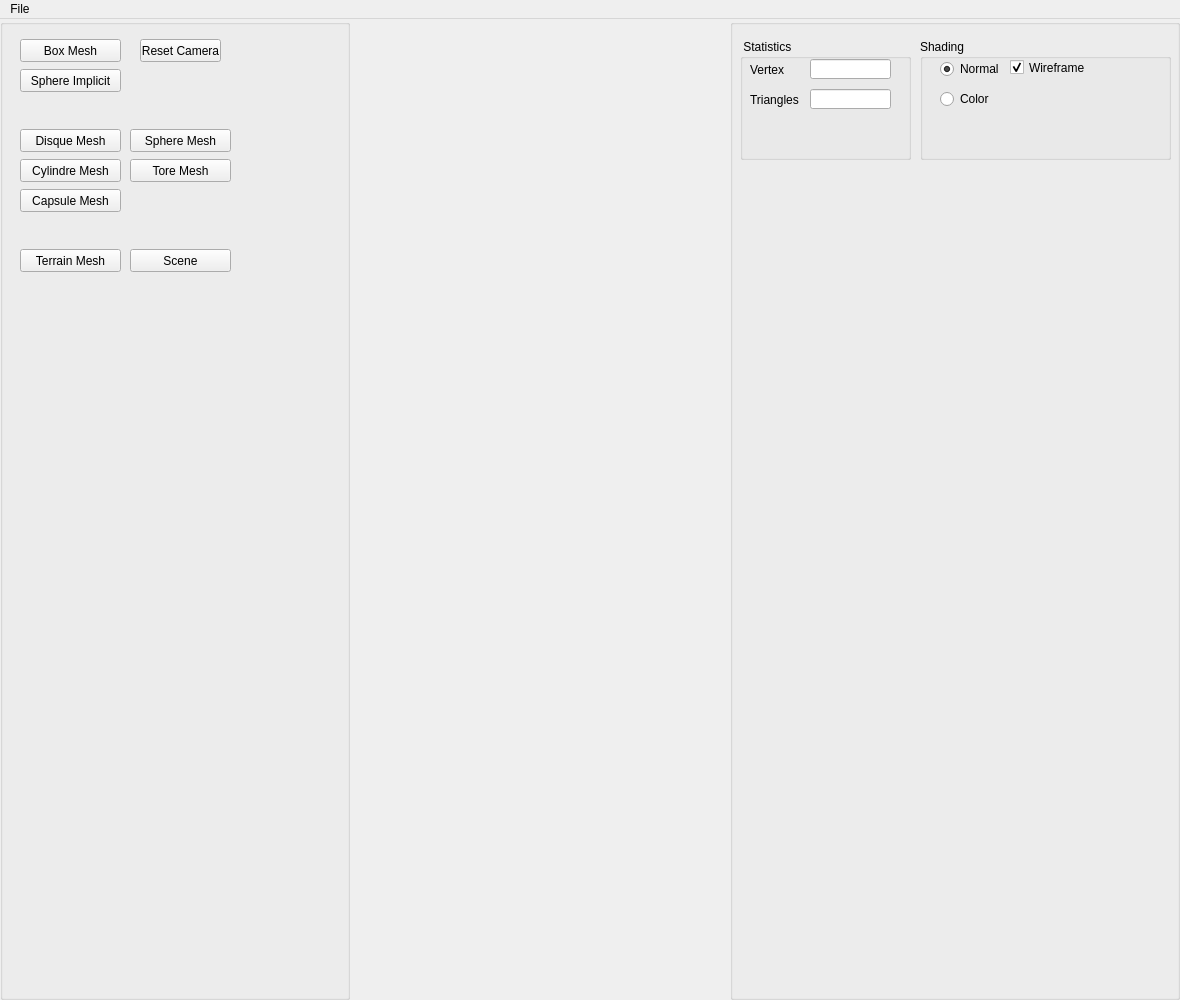
<?xml version="1.0" encoding="UTF-8"?>
<ui version="4.0">
 <class>Assets</class>
 <widget class="QMainWindow" name="Assets">
  <property name="geometry">
   <rect>
    <x>0</x>
    <y>0</y>
    <width>1180</width>
    <height>1000</height>
   </rect>
  </property>
  <property name="minimumSize">
   <size>
    <width>420</width>
    <height>300</height>
   </size>
  </property>
  <property name="windowTitle">
   <string>Implicit Terrain</string>
  </property>
  <widget class="QWidget" name="centralwidget">
   <layout class="QHBoxLayout">
    <property name="spacing">
     <number>0</number>
    </property>
    <property name="leftMargin">
     <number>0</number>
    </property>
    <property name="topMargin">
     <number>0</number>
    </property>
    <property name="rightMargin">
     <number>0</number>
    </property>
    <property name="bottomMargin">
     <number>0</number>
    </property>
    <item>
     <widget class="QGroupBox" name="Objects_groupBox">
      <property name="enabled">
       <bool>true</bool>
      </property>
      <property name="sizePolicy">
       <sizepolicy hsizetype="Fixed" vsizetype="Minimum">
        <horstretch>0</horstretch>
        <verstretch>0</verstretch>
       </sizepolicy>
      </property>
      <property name="minimumSize">
       <size>
        <width>350</width>
        <height>250</height>
       </size>
      </property>
      <property name="title">
       <string/>
      </property>
      <widget class="QPushButton" name="boxMesh">
       <property name="geometry">
        <rect>
         <x>20</x>
         <y>20</y>
         <width>101</width>
         <height>23</height>
        </rect>
       </property>
       <property name="toolTip">
        <string>&lt;!DOCTYPE HTML PUBLIC &quot;-//W3C//DTD HTML 4.0//EN&quot; &quot;http://www.w3.org/TR/REC-html40/strict.dtd&quot;&gt;
&lt;html&gt;&lt;head&gt;&lt;meta name=&quot;qrichtext&quot; content=&quot;1&quot; /&gt;&lt;style type=&quot;text/css&quot;&gt;
p, li { white-space: pre-wrap; }
&lt;/style&gt;&lt;/head&gt;&lt;body style=&quot; font-family:'MS Shell Dlg 2'; font-size:8pt; font-weight:400; font-style:normal;&quot;&gt;
&lt;p style=&quot; margin-top:0px; margin-bottom:0px; margin-left:0px; margin-right:0px; -qt-block-indent:0; text-indent:0px;&quot;&gt;&lt;span style=&quot; color:#5500ff;&quot;&gt;Callback #01&lt;/span&gt;&lt;/p&gt;
&lt;p style=&quot; margin-top:0px; margin-bottom:0px; margin-left:0px; margin-right:0px; -qt-block-indent:0; text-indent:0px;&quot;&gt;&lt;span style=&quot; font-style:italic; color:#aa00ff;&quot;&gt;Create Eurographics 1996 Bear&lt;/span&gt;&lt;/p&gt;&lt;/body&gt;&lt;/html&gt;</string>
       </property>
       <property name="text">
        <string>Box Mesh</string>
       </property>
       <property name="checkable">
        <bool>false</bool>
       </property>
      </widget>
      <widget class="QPushButton" name="resetcameraButton">
       <property name="geometry">
        <rect>
         <x>140</x>
         <y>20</y>
         <width>81</width>
         <height>23</height>
        </rect>
       </property>
       <property name="toolTip">
        <string>&lt;html&gt;&lt;head/&gt;&lt;body&gt;&lt;p&gt;&lt;span style=&quot; color:#5500ff;&quot;&gt;Callback #03&lt;/span&gt;&lt;/p&gt;&lt;p&gt;&lt;span style=&quot; font-style:italic; color:#aa00ff;&quot;&gt;Create Eurographics 1996 Bird&lt;/span&gt;&lt;/p&gt;&lt;/body&gt;&lt;/html&gt;</string>
       </property>
       <property name="text">
        <string>Reset Camera</string>
       </property>
       <property name="checkable">
        <bool>true</bool>
       </property>
       <property name="autoDefault">
        <bool>false</bool>
       </property>
       <property name="default">
        <bool>false</bool>
       </property>
       <property name="flat">
        <bool>false</bool>
       </property>
      </widget>
      <widget class="QPushButton" name="sphereImplicit">
       <property name="geometry">
        <rect>
         <x>20</x>
         <y>50</y>
         <width>101</width>
         <height>23</height>
        </rect>
       </property>
       <property name="toolTip">
        <string>&lt;!DOCTYPE HTML PUBLIC &quot;-//W3C//DTD HTML 4.0//EN&quot; &quot;http://www.w3.org/TR/REC-html40/strict.dtd&quot;&gt;
&lt;html&gt;&lt;head&gt;&lt;meta name=&quot;qrichtext&quot; content=&quot;1&quot; /&gt;&lt;style type=&quot;text/css&quot;&gt;
p, li { white-space: pre-wrap; }
&lt;/style&gt;&lt;/head&gt;&lt;body style=&quot; font-family:'MS Shell Dlg 2'; font-size:8pt; font-weight:400; font-style:normal;&quot;&gt;
&lt;p style=&quot; margin-top:0px; margin-bottom:0px; margin-left:0px; margin-right:0px; -qt-block-indent:0; text-indent:0px;&quot;&gt;&lt;span style=&quot; color:#5500ff;&quot;&gt;Callback #01&lt;/span&gt;&lt;/p&gt;
&lt;p style=&quot; margin-top:0px; margin-bottom:0px; margin-left:0px; margin-right:0px; -qt-block-indent:0; text-indent:0px;&quot;&gt;&lt;span style=&quot; font-style:italic; color:#aa00ff;&quot;&gt;Create Eurographics 1996 Bear&lt;/span&gt;&lt;/p&gt;&lt;/body&gt;&lt;/html&gt;</string>
       </property>
       <property name="text">
        <string>Sphere Implicit</string>
       </property>
       <property name="checkable">
        <bool>false</bool>
       </property>
      </widget>
      <widget class="QPushButton" name="disqueMesh">
       <property name="geometry">
        <rect>
         <x>20</x>
         <y>110</y>
         <width>101</width>
         <height>23</height>
        </rect>
       </property>
       <property name="toolTip">
        <string>&lt;!DOCTYPE HTML PUBLIC &quot;-//W3C//DTD HTML 4.0//EN&quot; &quot;http://www.w3.org/TR/REC-html40/strict.dtd&quot;&gt;
&lt;html&gt;&lt;head&gt;&lt;meta name=&quot;qrichtext&quot; content=&quot;1&quot; /&gt;&lt;style type=&quot;text/css&quot;&gt;
p, li { white-space: pre-wrap; }
&lt;/style&gt;&lt;/head&gt;&lt;body style=&quot; font-family:'MS Shell Dlg 2'; font-size:8pt; font-weight:400; font-style:normal;&quot;&gt;
&lt;p style=&quot; margin-top:0px; margin-bottom:0px; margin-left:0px; margin-right:0px; -qt-block-indent:0; text-indent:0px;&quot;&gt;&lt;span style=&quot; color:#5500ff;&quot;&gt;Callback #01&lt;/span&gt;&lt;/p&gt;
&lt;p style=&quot; margin-top:0px; margin-bottom:0px; margin-left:0px; margin-right:0px; -qt-block-indent:0; text-indent:0px;&quot;&gt;&lt;span style=&quot; font-style:italic; color:#aa00ff;&quot;&gt;Create Eurographics 1996 Bear&lt;/span&gt;&lt;/p&gt;&lt;/body&gt;&lt;/html&gt;</string>
       </property>
       <property name="text">
        <string>Disque Mesh</string>
       </property>
       <property name="checkable">
        <bool>false</bool>
       </property>
      </widget>
      <widget class="QPushButton" name="sphereMesh">
       <property name="geometry">
        <rect>
         <x>130</x>
         <y>110</y>
         <width>101</width>
         <height>23</height>
        </rect>
       </property>
       <property name="toolTip">
        <string>&lt;!DOCTYPE HTML PUBLIC &quot;-//W3C//DTD HTML 4.0//EN&quot; &quot;http://www.w3.org/TR/REC-html40/strict.dtd&quot;&gt;
&lt;html&gt;&lt;head&gt;&lt;meta name=&quot;qrichtext&quot; content=&quot;1&quot; /&gt;&lt;style type=&quot;text/css&quot;&gt;
p, li { white-space: pre-wrap; }
&lt;/style&gt;&lt;/head&gt;&lt;body style=&quot; font-family:'MS Shell Dlg 2'; font-size:8pt; font-weight:400; font-style:normal;&quot;&gt;
&lt;p style=&quot; margin-top:0px; margin-bottom:0px; margin-left:0px; margin-right:0px; -qt-block-indent:0; text-indent:0px;&quot;&gt;&lt;span style=&quot; color:#5500ff;&quot;&gt;Callback #01&lt;/span&gt;&lt;/p&gt;
&lt;p style=&quot; margin-top:0px; margin-bottom:0px; margin-left:0px; margin-right:0px; -qt-block-indent:0; text-indent:0px;&quot;&gt;&lt;span style=&quot; font-style:italic; color:#aa00ff;&quot;&gt;Create Eurographics 1996 Bear&lt;/span&gt;&lt;/p&gt;&lt;/body&gt;&lt;/html&gt;</string>
       </property>
       <property name="text">
        <string>Sphere Mesh</string>
       </property>
       <property name="checkable">
        <bool>false</bool>
       </property>
      </widget>
      <widget class="QPushButton" name="cylindreMesh">
       <property name="geometry">
        <rect>
         <x>20</x>
         <y>140</y>
         <width>101</width>
         <height>23</height>
        </rect>
       </property>
       <property name="toolTip">
        <string>&lt;!DOCTYPE HTML PUBLIC &quot;-//W3C//DTD HTML 4.0//EN&quot; &quot;http://www.w3.org/TR/REC-html40/strict.dtd&quot;&gt;
&lt;html&gt;&lt;head&gt;&lt;meta name=&quot;qrichtext&quot; content=&quot;1&quot; /&gt;&lt;style type=&quot;text/css&quot;&gt;
p, li { white-space: pre-wrap; }
&lt;/style&gt;&lt;/head&gt;&lt;body style=&quot; font-family:'MS Shell Dlg 2'; font-size:8pt; font-weight:400; font-style:normal;&quot;&gt;
&lt;p style=&quot; margin-top:0px; margin-bottom:0px; margin-left:0px; margin-right:0px; -qt-block-indent:0; text-indent:0px;&quot;&gt;&lt;span style=&quot; color:#5500ff;&quot;&gt;Callback #01&lt;/span&gt;&lt;/p&gt;
&lt;p style=&quot; margin-top:0px; margin-bottom:0px; margin-left:0px; margin-right:0px; -qt-block-indent:0; text-indent:0px;&quot;&gt;&lt;span style=&quot; font-style:italic; color:#aa00ff;&quot;&gt;Create Eurographics 1996 Bear&lt;/span&gt;&lt;/p&gt;&lt;/body&gt;&lt;/html&gt;</string>
       </property>
       <property name="text">
        <string>Cylindre Mesh</string>
       </property>
       <property name="checkable">
        <bool>false</bool>
       </property>
      </widget>
      <widget class="QPushButton" name="toreMesh">
       <property name="geometry">
        <rect>
         <x>130</x>
         <y>140</y>
         <width>101</width>
         <height>23</height>
        </rect>
       </property>
       <property name="toolTip">
        <string>&lt;!DOCTYPE HTML PUBLIC &quot;-//W3C//DTD HTML 4.0//EN&quot; &quot;http://www.w3.org/TR/REC-html40/strict.dtd&quot;&gt;
&lt;html&gt;&lt;head&gt;&lt;meta name=&quot;qrichtext&quot; content=&quot;1&quot; /&gt;&lt;style type=&quot;text/css&quot;&gt;
p, li { white-space: pre-wrap; }
&lt;/style&gt;&lt;/head&gt;&lt;body style=&quot; font-family:'MS Shell Dlg 2'; font-size:8pt; font-weight:400; font-style:normal;&quot;&gt;
&lt;p style=&quot; margin-top:0px; margin-bottom:0px; margin-left:0px; margin-right:0px; -qt-block-indent:0; text-indent:0px;&quot;&gt;&lt;span style=&quot; color:#5500ff;&quot;&gt;Callback #01&lt;/span&gt;&lt;/p&gt;
&lt;p style=&quot; margin-top:0px; margin-bottom:0px; margin-left:0px; margin-right:0px; -qt-block-indent:0; text-indent:0px;&quot;&gt;&lt;span style=&quot; font-style:italic; color:#aa00ff;&quot;&gt;Create Eurographics 1996 Bear&lt;/span&gt;&lt;/p&gt;&lt;/body&gt;&lt;/html&gt;</string>
       </property>
       <property name="text">
        <string>Tore Mesh</string>
       </property>
       <property name="checkable">
        <bool>false</bool>
       </property>
      </widget>
      <widget class="QPushButton" name="capsuleMesh">
       <property name="geometry">
        <rect>
         <x>20</x>
         <y>170</y>
         <width>101</width>
         <height>23</height>
        </rect>
       </property>
       <property name="toolTip">
        <string>&lt;!DOCTYPE HTML PUBLIC &quot;-//W3C//DTD HTML 4.0//EN&quot; &quot;http://www.w3.org/TR/REC-html40/strict.dtd&quot;&gt;
&lt;html&gt;&lt;head&gt;&lt;meta name=&quot;qrichtext&quot; content=&quot;1&quot; /&gt;&lt;style type=&quot;text/css&quot;&gt;
p, li { white-space: pre-wrap; }
&lt;/style&gt;&lt;/head&gt;&lt;body style=&quot; font-family:'MS Shell Dlg 2'; font-size:8pt; font-weight:400; font-style:normal;&quot;&gt;
&lt;p style=&quot; margin-top:0px; margin-bottom:0px; margin-left:0px; margin-right:0px; -qt-block-indent:0; text-indent:0px;&quot;&gt;&lt;span style=&quot; color:#5500ff;&quot;&gt;Callback #01&lt;/span&gt;&lt;/p&gt;
&lt;p style=&quot; margin-top:0px; margin-bottom:0px; margin-left:0px; margin-right:0px; -qt-block-indent:0; text-indent:0px;&quot;&gt;&lt;span style=&quot; font-style:italic; color:#aa00ff;&quot;&gt;Create Eurographics 1996 Bear&lt;/span&gt;&lt;/p&gt;&lt;/body&gt;&lt;/html&gt;</string>
       </property>
       <property name="text">
        <string>Capsule Mesh</string>
       </property>
       <property name="checkable">
        <bool>false</bool>
       </property>
      </widget>
      <widget class="QPushButton" name="terrainMesh">
       <property name="geometry">
        <rect>
         <x>20</x>
         <y>230</y>
         <width>101</width>
         <height>23</height>
        </rect>
       </property>
       <property name="toolTip">
        <string>&lt;!DOCTYPE HTML PUBLIC &quot;-//W3C//DTD HTML 4.0//EN&quot; &quot;http://www.w3.org/TR/REC-html40/strict.dtd&quot;&gt;
&lt;html&gt;&lt;head&gt;&lt;meta name=&quot;qrichtext&quot; content=&quot;1&quot; /&gt;&lt;style type=&quot;text/css&quot;&gt;
p, li { white-space: pre-wrap; }
&lt;/style&gt;&lt;/head&gt;&lt;body style=&quot; font-family:'MS Shell Dlg 2'; font-size:8pt; font-weight:400; font-style:normal;&quot;&gt;
&lt;p style=&quot; margin-top:0px; margin-bottom:0px; margin-left:0px; margin-right:0px; -qt-block-indent:0; text-indent:0px;&quot;&gt;&lt;span style=&quot; color:#5500ff;&quot;&gt;Callback #01&lt;/span&gt;&lt;/p&gt;
&lt;p style=&quot; margin-top:0px; margin-bottom:0px; margin-left:0px; margin-right:0px; -qt-block-indent:0; text-indent:0px;&quot;&gt;&lt;span style=&quot; font-style:italic; color:#aa00ff;&quot;&gt;Create Eurographics 1996 Bear&lt;/span&gt;&lt;/p&gt;&lt;/body&gt;&lt;/html&gt;</string>
       </property>
       <property name="text">
        <string>Terrain Mesh</string>
       </property>
       <property name="checkable">
        <bool>false</bool>
       </property>
      </widget>
      <widget class="QPushButton" name="sceneMesh">
       <property name="geometry">
        <rect>
         <x>130</x>
         <y>230</y>
         <width>101</width>
         <height>23</height>
        </rect>
       </property>
       <property name="toolTip">
        <string>&lt;!DOCTYPE HTML PUBLIC &quot;-//W3C//DTD HTML 4.0//EN&quot; &quot;http://www.w3.org/TR/REC-html40/strict.dtd&quot;&gt;
&lt;html&gt;&lt;head&gt;&lt;meta name=&quot;qrichtext&quot; content=&quot;1&quot; /&gt;&lt;style type=&quot;text/css&quot;&gt;
p, li { white-space: pre-wrap; }
&lt;/style&gt;&lt;/head&gt;&lt;body style=&quot; font-family:'MS Shell Dlg 2'; font-size:8pt; font-weight:400; font-style:normal;&quot;&gt;
&lt;p style=&quot; margin-top:0px; margin-bottom:0px; margin-left:0px; margin-right:0px; -qt-block-indent:0; text-indent:0px;&quot;&gt;&lt;span style=&quot; color:#5500ff;&quot;&gt;Callback #01&lt;/span&gt;&lt;/p&gt;
&lt;p style=&quot; margin-top:0px; margin-bottom:0px; margin-left:0px; margin-right:0px; -qt-block-indent:0; text-indent:0px;&quot;&gt;&lt;span style=&quot; font-style:italic; color:#aa00ff;&quot;&gt;Create Eurographics 1996 Bear&lt;/span&gt;&lt;/p&gt;&lt;/body&gt;&lt;/html&gt;</string>
       </property>
       <property name="text">
        <string>Scene</string>
       </property>
       <property name="checkable">
        <bool>false</bool>
       </property>
      </widget>
     </widget>
    </item>
    <item>
     <widget class="QWidget" name="widget_GL" native="true"/>
    </item>
    <item>
     <widget class="QGroupBox" name="Parameters_groupBox">
      <property name="sizePolicy">
       <sizepolicy hsizetype="Maximum" vsizetype="Minimum">
        <horstretch>0</horstretch>
        <verstretch>0</verstretch>
       </sizepolicy>
      </property>
      <property name="minimumSize">
       <size>
        <width>450</width>
        <height>141</height>
       </size>
      </property>
      <property name="title">
       <string/>
      </property>
      <widget class="QGroupBox" name="groupBox_4">
       <property name="geometry">
        <rect>
         <x>10</x>
         <y>20</y>
         <width>171</width>
         <height>121</height>
        </rect>
       </property>
       <property name="title">
        <string> Statistics</string>
       </property>
       <widget class="QLabel" name="label_2">
        <property name="geometry">
         <rect>
          <x>10</x>
          <y>20</y>
          <width>61</width>
          <height>21</height>
         </rect>
        </property>
        <property name="text">
         <string>Vertex</string>
        </property>
       </widget>
       <widget class="QLineEdit" name="lineEdit_2">
        <property name="geometry">
         <rect>
          <x>70</x>
          <y>50</y>
          <width>81</width>
          <height>20</height>
         </rect>
        </property>
        <property name="alignment">
         <set>Qt::AlignRight|Qt::AlignTrailing|Qt::AlignVCenter</set>
        </property>
       </widget>
       <widget class="QLabel" name="label_3">
        <property name="geometry">
         <rect>
          <x>10</x>
          <y>50</y>
          <width>61</width>
          <height>21</height>
         </rect>
        </property>
        <property name="text">
         <string>Triangles</string>
        </property>
       </widget>
       <widget class="QLineEdit" name="lineEdit">
        <property name="geometry">
         <rect>
          <x>70</x>
          <y>20</y>
          <width>81</width>
          <height>20</height>
         </rect>
        </property>
        <property name="text">
         <string/>
        </property>
        <property name="alignment">
         <set>Qt::AlignRight|Qt::AlignTrailing|Qt::AlignVCenter</set>
        </property>
       </widget>
      </widget>
      <widget class="QGroupBox" name="groupBox_13">
       <property name="geometry">
        <rect>
         <x>190</x>
         <y>20</y>
         <width>251</width>
         <height>121</height>
        </rect>
       </property>
       <property name="title">
        <string>Shading</string>
       </property>
       <widget class="QRadioButton" name="radioShadingButton_1">
        <property name="geometry">
         <rect>
          <x>20</x>
          <y>20</y>
          <width>61</width>
          <height>20</height>
         </rect>
        </property>
        <property name="text">
         <string>Normal</string>
        </property>
        <property name="checked">
         <bool>true</bool>
        </property>
       </widget>
       <widget class="QCheckBox" name="wireframe">
        <property name="geometry">
         <rect>
          <x>90</x>
          <y>20</y>
          <width>81</width>
          <height>17</height>
         </rect>
        </property>
        <property name="text">
         <string>Wireframe</string>
        </property>
        <property name="checked">
         <bool>true</bool>
        </property>
       </widget>
       <widget class="QRadioButton" name="radioShadingButton_2">
        <property name="geometry">
         <rect>
          <x>20</x>
          <y>50</y>
          <width>61</width>
          <height>20</height>
         </rect>
        </property>
        <property name="text">
         <string>Color</string>
        </property>
        <property name="checked">
         <bool>false</bool>
        </property>
       </widget>
      </widget>
     </widget>
    </item>
   </layout>
  </widget>
  <widget class="QMenuBar" name="menubar">
   <property name="geometry">
    <rect>
     <x>0</x>
     <y>0</y>
     <width>1180</width>
     <height>22</height>
    </rect>
   </property>
   <widget class="QMenu" name="menuFile">
    <property name="title">
     <string>File</string>
    </property>
   </widget>
   <addaction name="menuFile"/>
  </widget>
  <action name="actionExit">
   <property name="text">
    <string>Exit</string>
   </property>
   <property name="shortcut">
    <string>Esc</string>
   </property>
  </action>
  <action name="actionNew_Scene">
   <property name="text">
    <string>New Scene</string>
   </property>
  </action>
  <action name="actionExport_obj">
   <property name="text">
    <string>OBJ File (.obj)</string>
   </property>
  </action>
  <action name="actionExport_ma">
   <property name="text">
    <string>Maya File (.ma)</string>
   </property>
  </action>
  <action name="actionLoad_ma">
   <property name="text">
    <string>Load</string>
   </property>
  </action>
  <action name="actionGL">
   <property name="text">
    <string>GL</string>
   </property>
  </action>
  <action name="actionVectorized">
   <property name="text">
    <string>Vectorized</string>
   </property>
  </action>
  <action name="actionExport_svg">
   <property name="text">
    <string>SVG File (.svg)</string>
   </property>
  </action>
  <action name="actionSphere_Tracing_png">
   <property name="text">
    <string>Sphere Tracing (.png)</string>
   </property>
  </action>
 </widget>
 <resources/>
 <connections/>
</ui>
